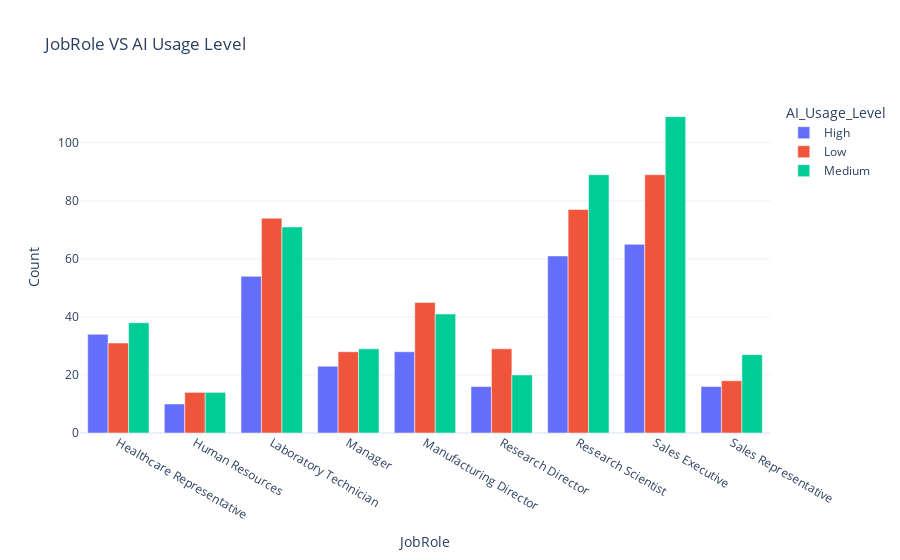

The cell this chart's notebook holds for it:
### Code cell
#Jobrole VS AI Usage Level

grouped = df.groupby(['JobRole','AI_Usage_Level']).size().reset_index(name='Count')
fig = px.bar(grouped,
             x= 'JobRole',
             y= 'Count',
             color= 'AI_Usage_Level',
             barmode= 'group',
             title ='JobRole VS AI Usage Level')
fig.show()

### Figure 1 — Plotly figure (JSON) as saved in the notebook; plotly's stock layout.template omitted (floating-point values rounded to 4 significant figures)
{"data": [{"alignmentgroup": "True", "hovertemplate": "AI_Usage_Level=High<br>JobRole=%{x}<br>Count=%{y}<extra></extra>", "legendgroup": "High", "marker": {"color": "#636efa", "pattern": {"shape": ""}}, "name": "High", "offsetgroup": "High", "orientation": "v", "showlegend": true, "textposition": "auto", "type": "bar", "x": ["Healthcare Representative", "Human Resources", "Laboratory Technician", "Manager", "Manufacturing Director", "Research Director", "Research Scientist", "Sales Executive", "Sales Representative"], "xaxis": "x", "y": [34, 10, 54, 23, 28, 16, 61, 65, 16], "yaxis": "y"}, {"alignmentgroup": "True", "hovertemplate": "AI_Usage_Level=Low<br>JobRole=%{x}<br>Count=%{y}<extra></extra>", "legendgroup": "Low", "marker": {"color": "#EF553B", "pattern": {"shape": ""}}, "name": "Low", "offsetgroup": "Low", "orientation": "v", "showlegend": true, "textposition": "auto", "type": "bar", "x": ["Healthcare Representative", "Human Resources", "Laboratory Technician", "Manager", "Manufacturing Director", "Research Director", "Research Scientist", "Sales Executive", "Sales Representative"], "xaxis": "x", "y": [31, 14, 74, 28, 45, 29, 77, 89, 18], "yaxis": "y"}, {"alignmentgroup": "True", "hovertemplate": "AI_Usage_Level=Medium<br>JobRole=%{x}<br>Count=%{y}<extra></extra>", "legendgroup": "Medium", "marker": {"color": "#00cc96", "pattern": {"shape": ""}}, "name": "Medium", "offsetgroup": "Medium", "orientation": "v", "showlegend": true, "textposition": "auto", "type": "bar", "x": ["Healthcare Representative", "Human Resources", "Laboratory Technician", "Manager", "Manufacturing Director", "Research Director", "Research Scientist", "Sales Executive", "Sales Representative"], "xaxis": "x", "y": [38, 14, 71, 29, 41, 20, 89, 109, 27], "yaxis": "y"}], "layout": {"barmode": "group", "legend": {"title": {"text": "AI_Usage_Level"}, "tracegroupgap": 0}, "title": {"text": "JobRole VS AI Usage Level"}, "xaxis": {"anchor": "y", "domain": [0, 1], "title": {"text": "JobRole"}}, "yaxis": {"anchor": "x", "domain": [0, 1], "title": {"text": "Count"}}}}
